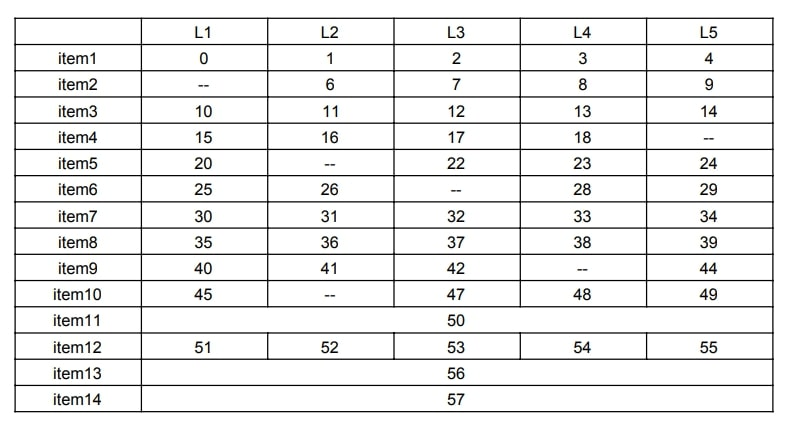
#> input picture InputImages/img1.jpg, 785 x 434 px; its folder holds only this picture in this run
$ python MainProcess.py
#> lines starting #> are read from the running program, lines starting #| are printed output that depends on the picture; after the words box and inside, x2 and y2 are one past the last pixel; in counts of white or black regions, pixels touching at a corner belong together
### PaddleOCR.py
import cv2
import os
from paddleocr import PaddleOCR

def recognize_text(image_folder):
    # 初始化 PaddleOCR
    ocr = PaddleOCR()
    txts = []

    # 儲存識別結果的列表
    results = []

    # 遍歷圖片資料夾中的影像
    for file in os.listdir(image_folder):
        if file.endswith('.jpg'):
            # 讀取影像
            image_path = os.path.join(image_folder, file)
            image = cv2.imread(image_path)

            # 進行文字識別
            result = ocr.ocr(image)

            # 輸出識別結果
            results.append(result)
    for result in results:
        for line in result:
            if line == None:
                txts.append(None)
            else:
                txts.append(line[0][1][0])
    return txts

### MainProcess.py
import cv2
import os
import shutil
import numpy as np
from PaddleOCR import recognize_text
from DataToExcel import data_to_excel

# 檢查目錄
slice_dir = 'SlicedImages'
# 如果資料夾存在，則遞迴地刪除它及其底下的所有文件
if os.path.exists(slice_dir):
    shutil.rmtree(slice_dir)

# 創建資料夾
os.makedirs(slice_dir)

# 加載影像
input_dir = 'InputImages'

# 支援的圖片格式
supported_formats = ('.jpg', '.jpeg', '.png')

# 遍歷所有圖片
for filename in os.listdir(input_dir):
    # 建構完整路徑
    file_path = os.path.join(input_dir, filename)

    # 檢查副檔名格式
    if file_path.lower().endswith(supported_formats):
        # 讀取圖片
        image = cv2.imread(file_path)
#> image is the input picture: shape (434, 785, 3); mean B, G, R 236.5, 236.7, 236.6
        if image is not None:
            print(f"成功讀取影像: {filename}")
        else:
            print(f"無法讀取影像: {filename}")
    else:
        print(f"不支援得圖片格式: {filename}")
# 將圖像放大1.5倍
# image = cv2.resize(image, None, fx=1.5, fy=1.5, interpolation=cv2.INTER_CUBIC)

# 進行銳化
# sharpened_image = cv2.GaussianBlur(image, (0, 0), 3)
# sharpened_image = cv2.addWeighted(image, 1.5, sharpened_image, -0.5, 0)

# # 顯示放大且銳化後的圖像
# cv2.imshow('Sharpened Image', sharpened_image)

# 轉換灰階
    gray = cv2.cvtColor(image, cv2.COLOR_BGR2GRAY)

    # 閾值處理
    _, thresh = cv2.threshold(gray, 127, 255, cv2.THRESH_BINARY)
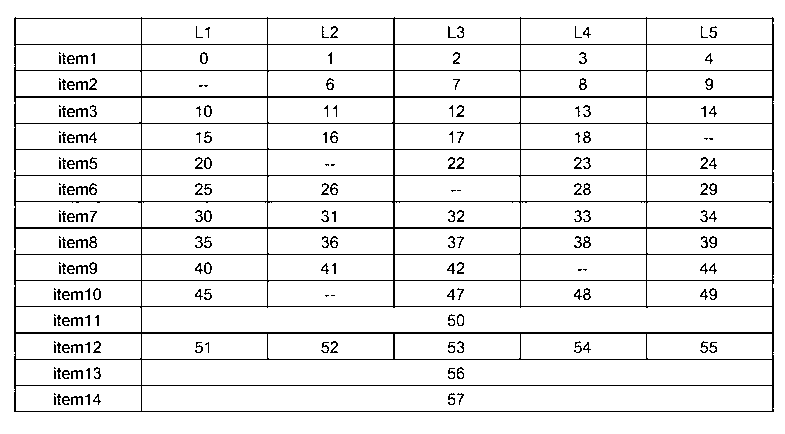
#> thresh: shape (434, 785); 92.9% white; black in thin lines or dots, all inside (x1, y1, x2, y2) = (14, 17, 774, 412)

    inverted_image = cv2.bitwise_not(thresh)

    iter = 2
    hor = np.array([[1,1,1,1,1,1]])
    vertical_lines_eroded_image = cv2.erode(inverted_image, hor, iterations=iter)
#> vertical_lines_eroded_image: shape (434, 785); 4.2% white in thin lines or dots, all inside (x1, y1, x2, y2) = (20, 18, 770, 412)
    vertical_lines_eroded_image = cv2.dilate(vertical_lines_eroded_image, hor, iterations=iter)
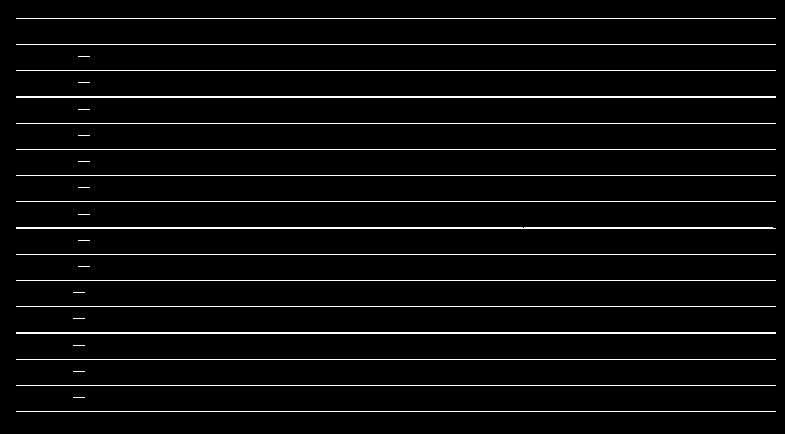
#> vertical_lines_eroded_image: shape (434, 785); 4.3% white in thin lines or dots, all inside (x1, y1, x2, y2) = (16, 18, 776, 412)

    ver = np.array([[1],
                [1],
                [1],
                [1],
                [1],
                [1],
                [1]])
    horizontal_lines_eroded_image = cv2.erode(inverted_image, ver, iterations=iter)
#> horizontal_lines_eroded_image: shape (434, 785); 0.92% white in thin lines or dots, all inside (x1, y1, x2, y2) = (14, 23, 774, 406)
    horizontal_lines_eroded_image = cv2.dilate(horizontal_lines_eroded_image, ver, iterations=iter)
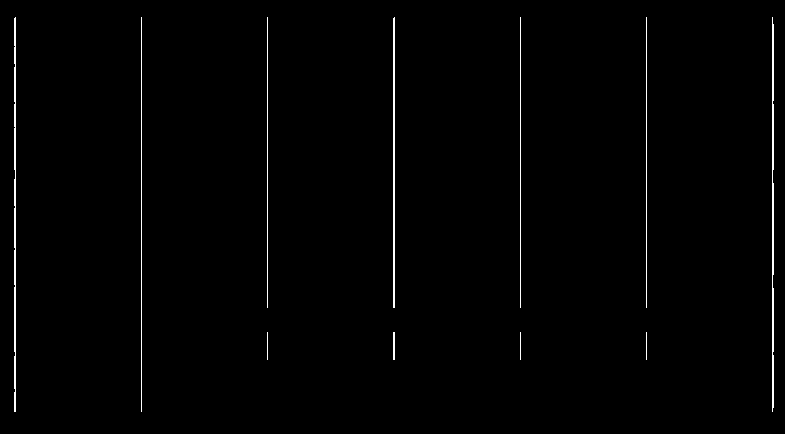
#> horizontal_lines_eroded_image: shape (434, 785); 1% white in thin lines or dots, all inside (x1, y1, x2, y2) = (14, 17, 774, 412)

    combined_image = cv2.add(vertical_lines_eroded_image, horizontal_lines_eroded_image)
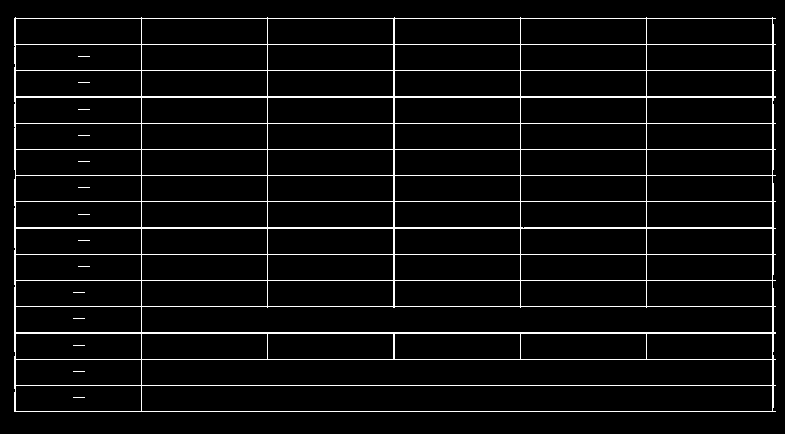
#> combined_image: shape (434, 785); 5.3% white in thin lines or dots, all inside (x1, y1, x2, y2) = (14, 17, 776, 412)

    # 找到輪廓
    contours, _ = cv2.findContours(combined_image, cv2.RETR_TREE, cv2.CHAIN_APPROX_NONE)
#> contours = 93 contours, 14 with area under 20; largest, box (x1, y1, x2, y2) and area: (14, 17, 776, 412) 298243, (141, 385, 773, 412) 16404, (141, 359, 773, 386) 16404, (141, 306, 773, 333) 16399, (520, 201, 647, 229) 3275
    image_copy = image.copy()
    cv2.drawContours(image_copy, contours, -1, (0, 255, 0), 3)
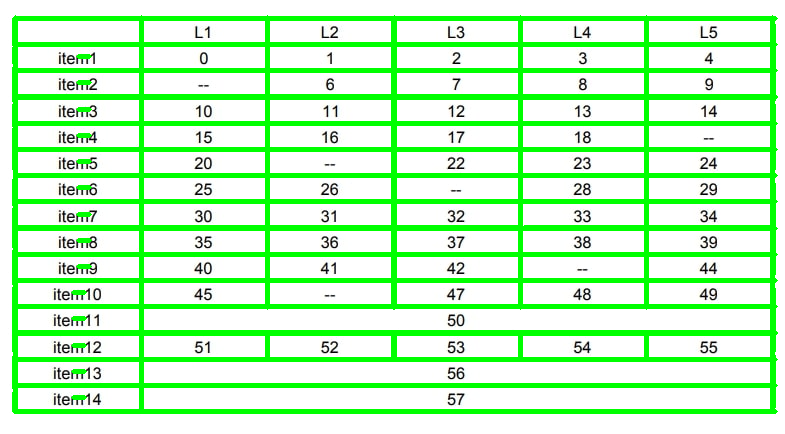
#> image_copy: shape (434, 785, 3); mean B, G, R 194.2, 250.6, 194.3


    # 儲存圖像座標
    images_info = []

    # 篩選矩形輪廓
    for contour in contours:
        perimeter = cv2.arcLength(contour, True)
        approx = cv2.approxPolyDP(contour, 0.02 * perimeter, True)

        # 頂點補償
        if len(approx) == 2:
            # 循環遍歷每個頂點
            x1 = approx[0][0][0]
            y1 = approx[0][0][1]
            x2 = approx[1][0][0]
            y2 = approx[1][0][1]
            if x1 != x2 and y1 != y2:
                # 新增 [x1 y2] 和 [x2 y1]
                new_points = np.array([[x1, y2], [x2, y1]])

                # 將 new_points 轉換成三維陣列
                new_points = np.expand_dims(new_points, axis=1)

                # 垂直堆疊新的點到 approx 中
                approx = np.vstack((approx, new_points))

        if len(approx) == 4:  # 4個頂點為矩形
            for point in approx:
                x, y = point[0]  # 獲取頂點座標
                cv2.circle(image_copy, (x, y), 5, (0, 0, 255), -1)  # 繪製頂點

            # 獲取邊界與座標
            x, y, w, h = cv2.boundingRect(contour)

            # 計算面積
            area = w * h
            images_info.append((x, y, w, h))
#> this loop made 93 passes
#> (perimeter, x1, y1, x2, y2, new_points, x, y) on passes 2, 5, 15: (1311.7, 141, 386, 772, 410, [[141, 410], [772, 386]], 141, 385), (1311.7, 141, 360, 772, 384, [[141, 384], [772, 360]], 141, 359), (1315, 141, 307, 772, 331, [[141, 331], [772, 307]], 141, 306)
#> (perimeter, approx, x, y, w, h, area) on passes 1, 3, 6, 8, 9, 10: (2374.7, [[14, 18], [14, 411], [775, 411], [775, 18]], 14, 17, 762, 395, 300990), (301.7, [[15, 386], [140, 385], [141, 410], [16, 411]], 15, 385, 127, 27, 3429), (301.7, [[15, 360], [140, 359], [141, 384], [16, 385]], 15, 359, 127, 27, 3429), (301.7, [[646, 334], [771, 333], [772, 358], [647, 359]], 646, 333, 127, 27, 3429), (301.7, [[520, 334], [645, 333], [646, 358], [521, 359]], 520, 333, 127, 27, 3429), (301.7, [[394, 334], [519, 333], [520, 358], [395, 359]], 394, 333, 127, 27, 3429)
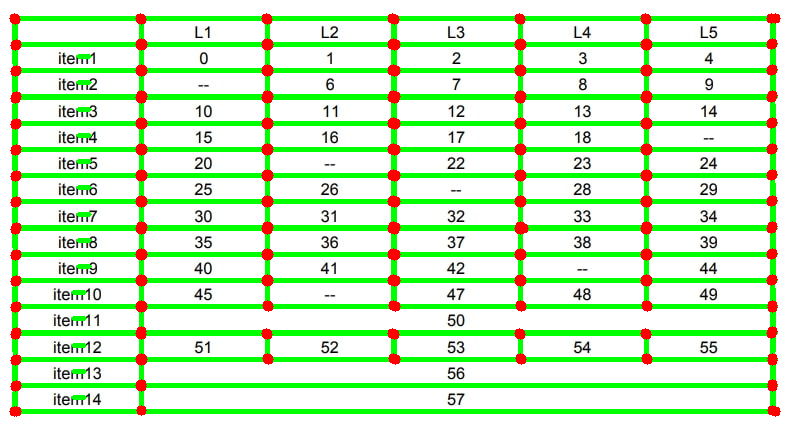
#> image_copy: shape (434, 785, 3); 3.29% of pixels changed, all inside (x1, y1, x2, y2) = (9, 13, 781, 417)
#> after the loop, images_info = 79 items, first 6: (14, 17, 762, 395), (141, 385, 632, 27), (15, 385, 127, 27), (141, 359, 632, 27), (15, 359, 127, 27), (646, 333, 127, 27); x1 = 78; x2 = 89; y1 = 56; y2 = 56

    # cv2.imshow('drawContours',image_copy)

    # 排除離群值(忽略面積太小者)
    if images_info:
        median_area = sorted([w * h for x, y, w, h in images_info])[len(images_info) // 2]
#> median_area = 3429

        min_outlier_area = median_area / 5
#> min_outlier_area = 685.8
        max_outlier_area = median_area * 5
#> max_outlier_area = 17145
        # print(median_area, min_outlier_area, max_outlier_area)

        images_info = [(x, y, w, h) for x, y, w, h in images_info if w * h >= min_outlier_area and w * h <= max_outlier_area]
#> images_info = 78 items, first 6: (141, 385, 632, 27), (15, 385, 127, 27), (141, 359, 632, 27), (15, 359, 127, 27), (646, 333, 127, 27), (520, 333, 127, 27)

    # 依圖像座標對圖像排序
    images_info.sort(key=lambda info: (info[1], info[0]))

    # 圖片計數
    counter = 0

    # 以圖片名稱建立子資料夾
    child_slice_dir = os.path.join(slice_dir, filename)
    os.makedirs(child_slice_dir)
    # 保存非離群值影像
    for x, y, w, h in images_info:
        # 裁剪影像
        cropped_image = image[y:y+h, x:x+w]

        # 建立輸出路徑
        counter_str = str(counter).zfill(2)
        output_path = os.path.join(child_slice_dir, f'{filename}_cropped_{counter_str}_x{x}_y{y}_w{w}_h{h}.jpg')
        # output_path = os.path.join(slice_dir, f'cropped_{counter_str}.jpg')

        # 保存影像
        cv2.imwrite(output_path, cropped_image)
        counter += 1
#> this loop made 78 passes
#> (x, y, h, counter_str) on passes 1 to 12: (15, 18, 27, '00'), (141, 18, 27, '01'), (267, 18, 27, '02'), (394, 18, 27, '03'), (520, 18, 27, '04'), (646, 18, 27, '05'), (15, 44, 27, '06'), (141, 44, 27, '07'), (267, 44, 27, '08'), (394, 44, 27, '09'), (520, 44, 27, '10'), (646, 44, 27, '11')
#> (x, y, h) on passes 34 to 39: (394, 149, 27), (520, 149, 27), (646, 149, 27), (15, 175, 27), (141, 175, 27), (267, 175, 27)
#> pass 3, `cropped_image = image[y:y+h, x:x+w]`:
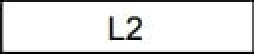
#> cropped_image: shape (27, 127, 3) (shown 2 times larger); mean B, G, R 227.2, 227.5, 227.3

    print(f'{counter} images saved to {slice_dir}')
#| 78 images saved to SlicedImages

    # 影像座標文檔(開發用)
    info_file = os.path.join(child_slice_dir, f'{filename}images_info.txt')
    with open(info_file, 'w') as f:
        for info in images_info:
            f.write(','.join(map(str, info)) + '\n')
#> this loop made 78 passes
#> info on passes 1 to 12: (15, 18, 127, 27), (141, 18, 127, 27), (267, 18, 127, 27), (394, 18, 127, 27), (520, 18, 127, 27), (646, 18, 127, 27), (15, 44, 127, 27), (141, 44, 127, 27), (267, 44, 127, 27), (394, 44, 127, 27), (520, 44, 127, 27), (646, 44, 127, 27)

    print(f'Image info saved to {info_file}')
#| Image info saved to SlicedImages/img1.jpg/img1.jpgimages_info.txt


    txts = recognize_text(child_slice_dir)
#> (the run stopped early here; a loop or call above may not have finished)

$ run again, on InputImages/testImg.jpg
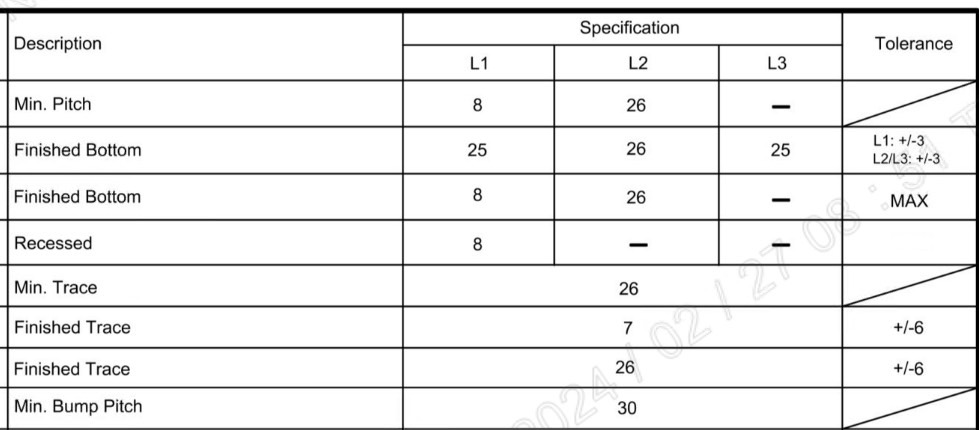
#> input picture InputImages/testImg.jpg, 979 x 430 px
#> image is the input picture: shape (430, 979, 3); min 0, max 255, mean 235.1
#> thresh: shape (430, 979); 92.5% white; 205 black regions (62 under 20 px), largest, box (x1, y1, x2, y2) and area: (0, 8, 979, 430) 25658, (891, 194, 904, 207) 76, (15, 97, 27, 110) 74
#> `combined_image = cv2.add(vertical_lines_eroded_image, horizontal_lines..`:
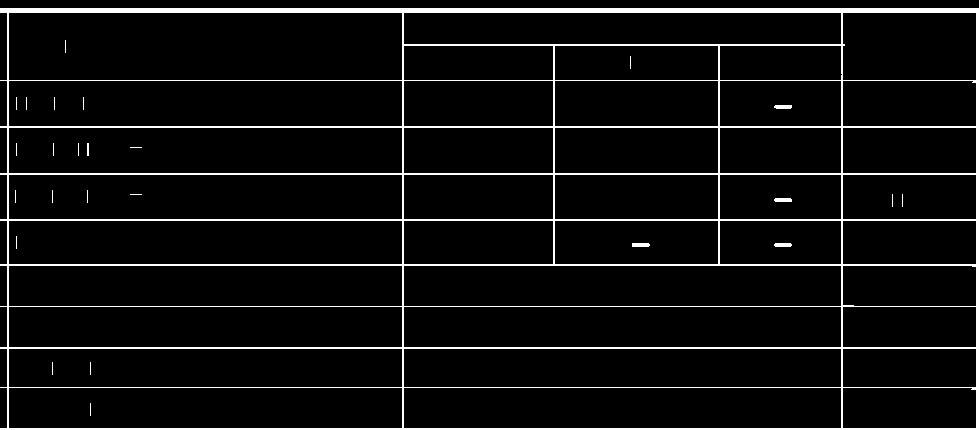
#> combined_image: shape (430, 979); 6.1% white; 26 white regions (20 under 20 px)
#> contours = 64 contours, 21 with area under 20; largest, box (x1, y1, x2, y2) and area: (0, 8, 979, 430) 408870, (8, 12, 403, 81) 26790, (8, 127, 403, 174) 18122, (8, 80, 403, 127) 18122, (403, 387, 842, 429) 17956
#> the loop `for contour in contours:` made 64 passes
#> (perimeter, approx, x, y, w, h, area) on passes 1, 2, 3, 4, 6: (2913.5, [[0, 8], [0, 429], [978, 429], [978, 8]], 0, 8, 979, 422, 413138), (348.5, [[842, 388], [971, 387], [976, 427], [843, 428]], 842, 387, 135, 42, 5670), (955.7, [[403, 388], [840, 387], [841, 427], [404, 428]], 403, 387, 439, 42, 18438), (867.7, [[8, 388], [401, 387], [402, 427], [9, 428]], 8, 387, 395, 42, 16590), (343.7, [[842, 349], [975, 348], [976, 386], [843, 387]], 842, 348, 135, 40, 5400)
#> after the loop `for contour in contours:`: images_info = 40 items, first 6: (0, 8, 979, 422), (842, 387, 135, 42), (403, 387, 439, 42), (8, 387, 395, 42), (842, 348, 135, 40), (403, 348, 439, 40); x1 = 65; y1 = 40; y2 = 52
#> median_area = 7425
#> min_outlier_area = 1485
#> max_outlier_area = 37125
#> `images_info = [(x, y, w, h) for x, y, w, h in images_info if w * h >= ..`: images_info = 38 items, first 6: (842, 387, 135, 42), (403, 387, 439, 42), (8, 387, 395, 42), (842, 348, 135, 40), (403, 348, 439, 40), (8, 348, 395, 40)
#> the loop `for x, y, w, h in images_info:` made 38 passes
#> (x, y, w, h, counter_str) on passes 1 to 8: (8, 12, 395, 69, '00'), (403, 12, 439, 33, '01'), (842, 12, 135, 69, '02'), (403, 45, 151, 36, '03'), (554, 45, 165, 36, '04'), (719, 45, 124, 36, '05'), (8, 80, 395, 47, '06'), (403, 80, 151, 47, '07')
#> pass 3, `cropped_image = image[y:y+h, x:x+w]`:
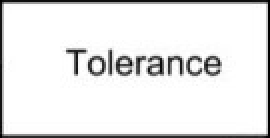
#> cropped_image: shape (69, 135, 3) (shown 2 times larger); min 0, max 255, mean 232.1
#> after the loop `for x, y, w, h in images_info:`: counter = 38
#| 38 images saved to SlicedImages
#> the loop `for info in images_info:` made 38 passes
#> info on passes 1 to 8: (8, 12, 395, 69), (403, 12, 439, 33), (842, 12, 135, 69), (403, 45, 151, 36), (554, 45, 165, 36), (719, 45, 124, 36), (8, 80, 395, 47), (403, 80, 151, 47)
#| Image info saved to SlicedImages/testImg.jpg/testImg.jpgimages_info.txt
